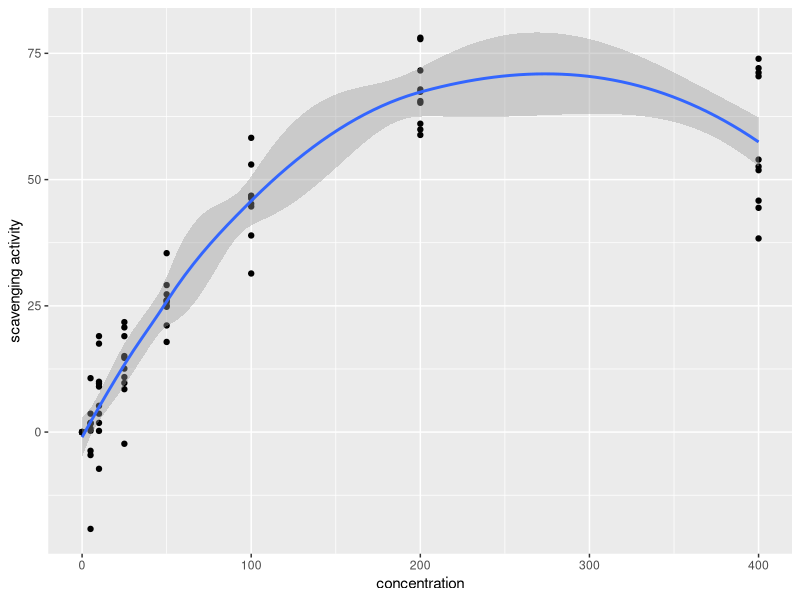

Recreate this plot in R.
# Load libraries
library(tidyverse)

# Load data set
DPPH <- readxl::read_xlsx("Datasets/DPPH.xlsx")

# Visualization
DPPH %>%
  ggplot(aes(x=concentration, y=`scavenging activity`)) +
  geom_point() +
  geom_smooth()

# Regression model
# 1st order
DPPH_regression_model1 <- lm(DPPH$`scavenging activity` ~ DPPH$concentration)
summary(DPPH_regression_model1)


# 2nd order
DPPH$concentration2 <- DPPH$concentration*DPPH$concentration

DPPH_regression_model2 <- lm(DPPH$`scavenging activity` ~ DPPH$concentration + DPPH$concentration2)
summary(DPPH_regression_model2)
